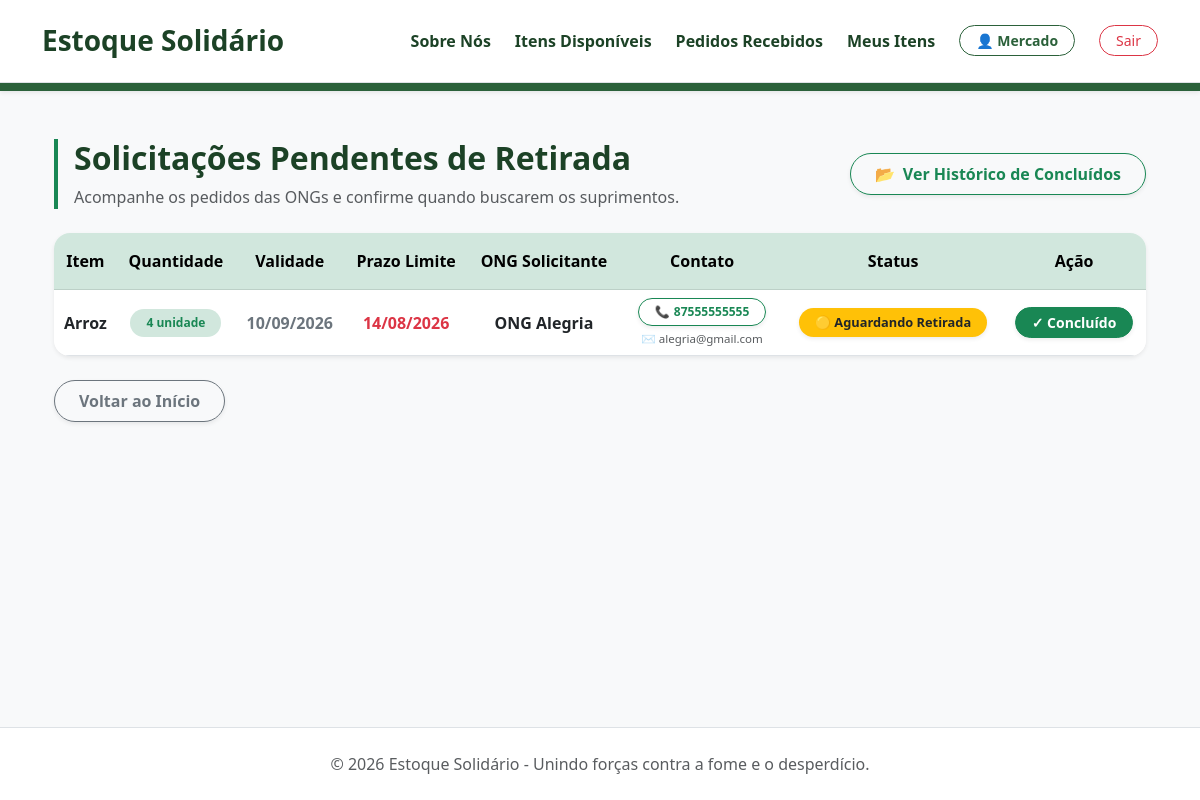
Page /pedidos/pedidos (signed in) on the committed database.
### estoque_solidario/modelos.py (models this page shows)
class Usuario(UserMixin, db.Model):
    __tablename__ = 'usuario'
    id = db.Column(db.Integer, primary_key=True)
    nome = db.Column(db.String(100), nullable=True)
    username = db.Column(db.String(50), unique=True, nullable=True)
    email = db.Column(db.String(100), unique=True, nullable=True)
    senha = db.Column(db.String(200), nullable=False)
    tipo = db.Column(db.String(20), default='ong')
    telefone = db.Column(db.String(20), nullable=True)
    cidade = db.Column(db.String(50), nullable=True)
    bairro = db.Column(db.String(50), nullable=True)
    @property
    def nome_real(self):
        return self.nome if self.nome else (self.username or self.email)

class Pedido(db.Model):
    __tablename__ = 'pedido'
    id = db.Column(db.Integer, primary_key=True)
    item_nome = db.Column(db.String(100), nullable=False)
    qtd_solicitada = db.Column(db.Integer, nullable=False)
    item_unidade = db.Column(db.String(20), nullable=True)
    item_validade = db.Column(db.String(20), nullable=True)
    status = db.Column(db.String(50), default='Aguardando Retirada')
    data_pedido = db.Column(db.DateTime, default=datetime.utcnow)
    data_limite = db.Column(db.DateTime, nullable=True)
    item_id = db.Column(db.Integer, db.ForeignKey('item.id'), nullable=True)
    ong_id = db.Column(db.Integer, db.ForeignKey('usuario.id'), nullable=False)
    doador_id = db.Column(db.Integer, db.ForeignKey('usuario.id'), nullable=False)
    ong = db.relationship('Usuario', foreign_keys=[ong_id], backref=db.backref('pedidos_solicitados', lazy=True))
    doador = db.relationship('Usuario', foreign_keys=[doador_id], backref=db.backref('pedidos_recebidos', lazy=True))
    item = db.relationship('Item', backref=db.backref('pedidos', lazy=True))

class Item(db.Model):
    __tablename__ = 'item'
    id = db.Column(db.Integer, primary_key=True)
    nome = db.Column(db.String(100), nullable=False)
    descricao = db.Column(db.Text, nullable=True)
    categoria = db.Column(db.String(50), nullable=True)
    qtd = db.Column(db.Integer, default=1)
    unidade = db.Column(db.String(20), default='unidade')
    validade = db.Column(db.String(20), nullable=True)
    imagem = db.Column(db.String(200), default='sem-foto.png')
    contato = db.Column(db.String(20), nullable=True)
    cidade = db.Column(db.String(50), nullable=True)
    bairro = db.Column(db.String(50), nullable=True)
    rua_numero = db.Column(db.String(150), nullable=True)
    usuario_id = db.Column(db.Integer, db.ForeignKey('usuario.id'), nullable=False)
    usuario = db.relationship('Usuario', backref=db.backref('itens', lazy=True))

### pedidos.py (the view)
@pedidos_bp.route('/meus_pedidos', endpoint='meus_pedidos')
@pedidos_bp.route('/pedidos', endpoint='pedidos')
@login_required
def meus_pedidos():
    verificar_e_estornar_expirados()
    if getattr(current_user, 'tipo', '') == 'mercado':
        pedidos = Pedido.query.filter_by(doador_id=current_user.id).filter(Pedido.status.in_(['Aguardando Retirada', 'A caminho da retirada'])).all()
    else:
        pedidos = Pedido.query.filter_by(ong_id=current_user.id).filter(Pedido.status.in_(['Aguardando Retirada', 'A caminho da retirada'])).all()
    pedidos_com_info = []
    for p in pedidos:
        if current_user.tipo == 'mercado':
            alvo = db.session.get(Usuario, p.ong_id)
            nome_alvo = alvo.nome_real if alvo else "ONG Desconhecida"
            telefone_alvo = alvo.telefone if alvo else ""
            email_alvo = alvo.email if alvo else ""
        else:
            alvo = db.session.get(Usuario, p.doador_id)
            nome_alvo = alvo.nome_real if alvo else "Mercado Doador"
            telefone_alvo = alvo.telefone if alvo else ""
            email_alvo = alvo.email if alvo else ""
        validade_val = p.item_validade
        if p.item and p.item.validade:
            validade_val = p.item.validade
        pedidos_com_info.append({
            'pedido': p,
            'validade': validade_val,
            'nome_alvo': nome_alvo,
            'telefone_alvo': telefone_alvo,
            'email_alvo': email_alvo
        })
    return render_template('pedidos.html', pedidos_com_info=pedidos_com_info)

### estoque_solidario/app.py (called while the page is built)
@app.context_processor
def inject_globals():
    total_pedidos = 0
    if current_user.is_authenticated and getattr(current_user, 'tipo', '') == 'mercado':
        total_pedidos = Pedido.query.filter_by(doador_id=current_user.id, status='Aguardando Retirada').count()
    def dias_restantes(data_validade):
        if not data_validade or data_validade == 'Não se aplica':
            return 999
        try:
            validade = datetime.strptime(data_validade, '%Y-%m-%d').date()
            hoje = datetime.now().date()
            return (validade - hoje).days
        except Exception:
            return 999
    return dict(
        contagem_novos_pedidos=total_pedidos,
        dias_restantes=dias_restantes
    )

### estoque_solidario/modelos.py (called while the page is built)
@login_manager.user_loader
def load_user(user_id):
    return db.session.get(Usuario, int(user_id))

### pedidos.py (called while the page is built)
def verificar_e_estornar_expirados():
    agora = datetime.utcnow()
    pedidos_vencidos = Pedido.query.filter(
        Pedido.status.in_(['Aguardando Retirada', 'A caminho da retirada']),
        Pedido.data_limite != None,
        Pedido.data_limite < agora
    ).all()
    for p in pedidos_vencidos:
        p.status = 'Expirado'
        if p.item:
            p.item.qtd += p.qtd_solicitada
    if pedidos_vencidos:
        db.session.commit()

### estoque_solidario/templates/pedidos.html (shortened to what this page needs)
<!DOCTYPE html>
<html lang="pt-br">
<head>
    <link href="https://cdn.jsdelivr.net/npm/bootstrap@5.3.0/dist/css/bootstrap.min.css" rel="stylesheet">
    <link rel="stylesheet" href="{{ url_for('static', filename='style.css') }}">
</head>
<body class="bg-light d-flex flex-column min-vh-100">
    <div class="d-flex flex-column justify-content-center align-items-center position-relative topo-moderno-menor py-4 bg-white border-bottom">
        <div class="container d-flex justify-content-between align-items-center flex-wrap gap-3">
            <a href="{{ url_for('index') }}" class="text-decoration-none d-flex align-items-center gap-2">
                <h3 class="fw-bold m-0 text-success-dark">Estoque Solidário</h3>
            </a>
            <div class="d-flex align-items-center gap-4">
                <a class="nav-link text-success-dark fw-semibold" href="{{ url_for('sobre') }}">Sobre Nós</a>
                <a class="nav-link text-success-dark fw-semibold" href="{{ url_for('index', _anchor='vitrine-suprimentos') }}">Itens Disponíveis</a>
                {% if current_user.is_authenticated %}
                     <a class="nav-link text-success-dark fw-bold active" href="{{ url_for('pedidos.meus_pedidos') }}">
                     {% if current_user.tipo == 'mercado' %}Pedidos Recebidos{% else %}Meus Pedidos{% endif %}
                     </a>
                   {% if current_user.tipo == 'mercado' %}
                      <a class="nav-link text-success-dark fw-semibold" href="{{ url_for('doacoes.minhas_doacoes') }}">Meus Itens</a>
                      {% endif %}
                  <a href="{{ url_for('perfil') }}" class="btn btn-outline-success-custom btn-sm rounded-pill px-3 fw-semibold">👤 {{ current_user.username }}</a>
                  <a href="{{ url_for('auth.logout') }}" class="btn btn-outline-danger btn-sm rounded-pill px-3">Sair</a>
                {% endif %}
            </div>
        </div>
    </div>
    <div class="faixa-verde shadow-sm text-center py-1"></div>
    <div class="container mt-5 px-4 flex-grow-1">
        <div class="d-flex justify-content-between align-items-center flex-wrap gap-3 mb-4 border-start border-4 border-success ps-3">
            <div>
                <h2 class="text-success-dark fw-bold m-0">
                    {% if current_user.tipo == 'ong' %}Meus Pedidos Solicitados{% else %}Solicitações Pendentes de Retirada{% endif %}
                </h2>
                <p class="text-muted mt-2 mb-0">
                    {% if current_user.tipo == 'ong' %}Acompanhe o status e avise o mercado quando estiver indo buscar o item.{% else %}Acompanhe os pedidos das ONGs e confirme quando buscarem os suprimentos.{% endif %}
                </p>
            </div>
            <div>
                <a href="{{ url_for('pedidos.historico_pedidos') }}" class="btn btn-outline-success rounded-pill px-4 py-2 fw-bold shadow-sm d-inline-flex align-items-center gap-2">
                    <span>📂</span> Ver Histórico de Concluídos
                </a>
            </div>
        </div>
        <div class="card border-0 shadow-sm" style="border-radius: 16px; overflow: hidden;">
            <div class="table-responsive">
                <table class="table table-hover align-middle mb-0 text-center">
                    <thead class="table-success text-success-dark fw-bold">
                        <tr>
                            <th class="py-3">Item</th>
                            <th class="py-3">Quantidade</th>
                            <th class="py-3">Validade</th>
                            <th class="py-3">Prazo Limite</th>
                            {% if current_user.tipo == 'ong' %}
                                <th class="py-3">Mercado Doador</th>
                            {% else %}
                                <th class="py-3">ONG Solicitante</th>
                            {% endif %}
                            <th class="py-3">Contato</th>
                            <th class="py-3">Status</th>
                            <th class="py-3">Ação</th>
                        </tr>
                    </thead>
                    <tbody>
                        {% for info in pedidos_com_info %}
                        <tr>
                            <td class="fw-bold text-dark py-3">{{ info.pedido.item_nome }}</td>
                            <td>
                                <span class="badge bg-success-subtle text-success px-3 py-2 rounded-pill fw-bold">
                                    {{ info.pedido.qtd_solicitada }} {{ info.pedido.item_unidade }}
                                </span>
                            </td>
                            <td class="text-secondary fw-semibold">
                                {% if info.validade and info.validade != 'Não se aplica' and info.validade|length >= 10 %}
                                    {{ info.validade[8:10] }}/{{ info.validade[5:7] }}/{{ info.validade[0:4] }}
                                {% else %}
                                    <span class="text-muted small btn bg-light text-secondary rounded-pill px-2 py-0.5 fw-bold" style="font-size: 0.75rem; border: 1px dashed #ccc;">Não se aplica</span>
                                {% endif %}
                            </td>
                            <td class="text-danger fw-semibold">
                                {% if info.pedido.data_limite %}
                                    {{ info.pedido.data_limite.strftime('%d/%m/%Y') }}
                                {% else %}
                                    -
                                {% endif %}
                            </td>
                            <td class="fw-semibold text-dark">
                                {{ info.nome_alvo }}
                            </td>
                            <td>
                                <div class="d-flex flex-column align-items-center gap-1">
                                    {% if info.telefone_alvo %}
                                        <a href="https://wa.me/55{{ info.telefone_alvo|replace('(', '')|replace(')', '')|replace('-', '')|replace(' ', '') }}"
                                           target="_blank" class="btn btn-outline-success btn-sm rounded-pill px-3 fw-bold py-1 shadow-sm d-inline-flex align-items-center gap-1" style="font-size: 0.75rem;">
                                            <span>📞</span> {{ info.telefone_alvo }}
                                        </a>
                                    {% endif %}
                                    {% if info.email_alvo %}
                                        <span class="text-muted text-break px-2" style="font-size: 0.72rem; max-width: 170px;" title="{{ info.email_alvo }}">
                                            ✉️ {{ info.email_alvo }}
                                        </span>
                                    {% endif %}
                                </div>
                            </td>
                            <td>
                                {% if info.pedido.status == 'A caminho da retirada' %}
                                    <span class="badge bg-info text-white px-3 py-2 rounded-pill fw-bold shadow-sm" style="font-size: 0.8rem;">
                                        🔵 A caminho da retirada
                                    </span>
                                {% else %}
                                    <span class="badge bg-warning text-dark px-3 py-2 rounded-pill fw-bold shadow-sm" style="font-size: 0.8rem;">
                                        🟡 Aguardando Retirada
                                    </span>
                                {% endif %}
                            </td>
                            <td>
                                {% if current_user.tipo == 'ong' %}
                                    {% if info.pedido.status == 'Aguardando Retirada' %}
                                        <form action="{{ url_for('pedidos.ong_solicitar_retirada', pedido_id=info.pedido.id) }}" method="POST">
                                            <button type="submit" class="btn btn-primary btn-sm rounded-pill px-3 fw-bold shadow-sm py-1">
                                                A caminho da retirada
                                            </button>
                                        </form>
                                    {% elif info.pedido.status == 'A caminho da retirada' %}
                                        <span class="text-info fw-bold small">Aguarde a entrega</span>
                                    {% else %}
                                        <button class="btn btn-secondary btn-sm rounded-pill px-3 py-1 disabled" disabled>Retirado</button>
                                    {% endif %}
                                {% else %}
                                    <form action="{{ url_for('pedidos.confirmar_retirada', pedido_id=info.pedido.id) }}" method="POST">
                                        <button type="submit" class="btn btn-success btn-sm rounded-pill px-3 fw-bold shadow-sm py-1">
                                            ✓ Concluído
                                        </button>
                                    </form>
                                {% endif %}
                            </td>
                        </tr>
                        {% else %}
                        <tr>
                            <td colspan="8" class="text-muted py-5 fs-5">
                                Não há pedidos pendentes no momento. 📦
                            </td>
                        </tr>
                        {% endfor %}
                    </tbody>
                </table>
            </div>
        </div>
        <div class="mt-4 mb-5">
            <a href="{{ url_for('index') }}" class="btn btn-outline-secondary rounded-pill px-4 py-2 fw-bold shadow-sm">
                Voltar ao Início
            </a>
        </div>
    </div>
    <footer class="text-center py-4 text-muted bg-white border-top mt-auto">
        <p class="mb-0">&copy; 2026 Estoque Solidário - Unindo forças contra a fome e o desperdício.</p>
    </footer>
</body>
</html>

### estoque_solidario/static/style.css (style rules this page uses)
body { font-family: 'Segoe UI', system-ui, sans-serif; background-color: #f7faf8 !important; }
.text-success-dark { color: #1c4226 !important; }
.btn-outline-success-custom { border-color: #2b613a !important; color: #2b613a !important; background-color: transparent; transition: all 0.2s ease-in-out; }
.faixa-verde { background-color: #2b613a; height: 6px; }

### rows in the picture
Usuario: username "Mercado"
Pedido: pedido.item_nome "Arroz", pedido.qtd_solicitada "4", pedido.item_unidade "unidade", pedido.data_limite "14/08/2026"
Item: validade "10", validade "09", validade "2026"
Usuario: nome_alvo "ONG Alegria", telefone_alvo "87555555555", email_alvo "alegria@gmail.com"
